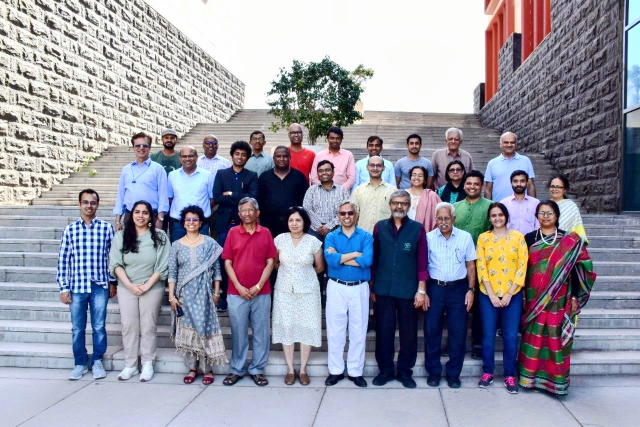
#> input picture Plaksha_Faculty.jpg, 1280 x 854 px, found by its file name (shown at 1/2 size)
$ jupyter execute 'raaghavLab 5-Spring 2026.ipynb'
#> lines starting #> are read from the running program, lines starting #| are printed output that depends on the picture; after the words box and inside, x2 and y2 are one past the last pixel; in counts of white or black regions, pixels touching at a corner belong together
#### Instructions
###### Follow the instructions given in comments prefixed with ## and write your code below that.
###### Also fill the partial code in given blanks.
###### Don't make any changes to the rest part of the codes

### Answer the questions given at the end of this notebook within your report.

### You would need to submit your GitHub repository link. Refer to the PDF document for the instructions and details.

[cell 1]
import numpy as np
import cv2
import matplotlib
from matplotlib import pyplot as plt
from sklearn.cluster import KMeans
from scipy.spatial import distance
from matplotlib.offsetbox import OffsetImage, AnnotationBbox

[cell 2]
## Reading the image plaksha_Faculty.jpg
img = cv2.imread('/Users/raaghavsaboo/Desktop/sem4/MLPR lab/Plaksha_Faculty.jpg')
#> img is the input picture: shape (854, 1280, 3); mean B, G, R 162.4, 149, 149.2

## Convert the image to grayscale
grayimage = cv2.cvtColor(img, cv2.COLOR_BGR2GRAY)
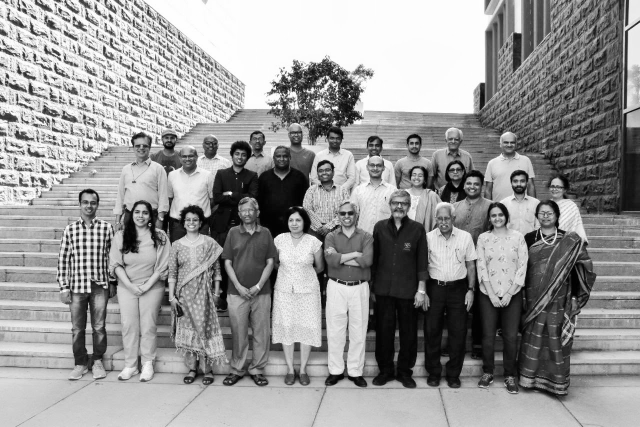
#> grayimage: shape (854, 1280) (shown at 1/2 size); min 0, max 255, mean 150.6

# Loading the required haar-cascade xml classifier file
face_cascade = cv2.CascadeClassifier(cv2.data.haarcascades + 'haarcascade_frontalface_default.xml')

# Applying the face detection method on the grayscale image.
## Change the parameters for better detection of faces in your case.
faces_rect = face_cascade.detectMultiScale(grayimage, 1.05, 4, minSize=(25,25), maxSize=(50,50))
#> faces_rect = 30 rows, first 6: [322, 263, 33, 33], [654, 265, 31, 31], [500, 266, 30, 30], [892, 267, 31, 31], [409, 277, 28, 28], [812, 274, 34, 34]

# Define the text and font parameters
text = "Face" ## The text you want to write
font = cv2.FONT_HERSHEY_SIMPLEX  ## Font type
font_scale = 0.5  ## Font scale factor
font_color = (0, 0, 255)  ## Text color in BGR format (here, it's red)
font_thickness = 1  ## Thickness of the text


# Iterating through rectangles of detected faces
for (x, y, w, h) in faces_rect:
    cv2.rectangle(img, (x, y), (x+w, y+h), (0, 0, 255), 2)
    # Use cv2.putText to add the text to the image, Use text, font, font_scale, font_color, font_thickness here
    cv2.putText( img,
        text,
        (x, y-5),
        font,
        font_scale,
        font_color,
        font_thickness,
        cv2.LINE_AA)
#> this loop made 30 passes
#> (x, y, w, h) on passes 1 to 12: (322, 263, 33, 33), (654, 265, 31, 31), (500, 266, 30, 30), (892, 267, 31, 31), (409, 277, 28, 28), (812, 274, 34, 34), (464, 296, 33, 33), (632, 328, 34, 34), (819, 337, 33, 33), (570, 426, 39, 39), (576, 253, 32, 32), (1003, 273, 32, 32)
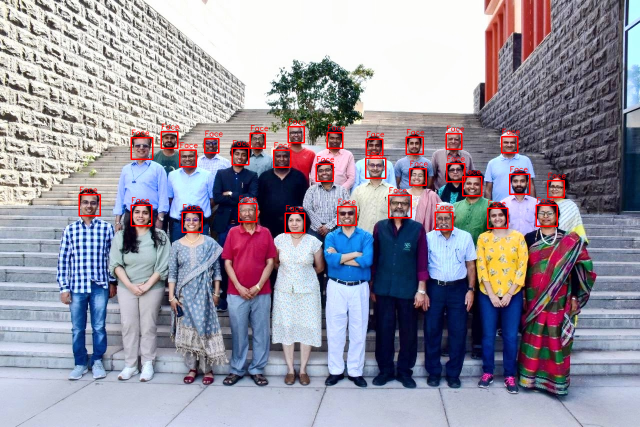
#> img: shape (854, 1280, 3) (shown at 1/2 size); 1.85% of pixels changed, all inside (x1, y1, x2, y2) = (157, 237, 1132, 467)

## Display the image and window title should be "Total number of face detected are #"
cv2.imshow(f"Total number of face detected are {len(faces_rect)}", img)
cv2.waitKey(0)
cv2.destroyAllWindows()

[cell 3]
from matplotlib.offsetbox import OffsetImage, AnnotationBbox
# Extract face region features (Hue and Saturation)
img_hsv = cv2.cvtColor(img, cv2.COLOR_BGR2HSV) ## call the img and convert it from BGR to HSV and store in img_hsv
#> img_hsv: shape (854, 1280, 3); mean H, S, V 86, 70.7, 173.5
hue_saturation = []
face_images = []  # To store detected face images

for (x, y, w, h) in faces_rect:
    face = img_hsv[y:y + h, x:x + w]
    hue = np.mean(face[:, :, 0])
    saturation = np.mean(face[:, :, 1])
    hue_saturation.append((hue, saturation))
    face_images.append(face)
#> this loop made 30 passes
#> (x, y, w, h, hue, saturation) on passes 1 to 12: (322, 263, 33, 33, 59.29, 121.7), (654, 265, 31, 31, 50.4, 133.1), (500, 266, 30, 30, 34.12, 118.3), (892, 267, 31, 31, 81.31, 108.2), (409, 277, 28, 28, 108, 121.1), (812, 274, 34, 34, 62.79, 116.9), (464, 296, 33, 33, 42.56, 134.3), (632, 328, 34, 34, 81.22, 114.8), (819, 337, 33, 33, 36.69, 114.4), (570, 426, 39, 39, 55.81, 115.3), (576, 253, 32, 32, 78.22, 99.11), (1003, 273, 32, 32, 51.71, 106.9)
#> after the loop, face_images = 30 items; hue_saturation = 30 pairs, first value 23.14 to 120.8, second value 80.77 to 138.5

hue_saturation = np.array(hue_saturation)

## Perform k-Means clustering on hue_saturation and store in kmeans
kmeans = KMeans(n_clusters=3, random_state=0).fit(hue_saturation)
#centroids = kmeans.cluster_centers_
#labels = kmeans.labels_

# Create a figure and axis
fig, ax = plt.subplots(figsize=(12, 6))

# Plot the clustered faces with custom markers
for i, (x,y,w,h ) in enumerate(faces_rect):
    im = OffsetImage(cv2.cvtColor(cv2.resize(face_images[i], (20, 20)), cv2.COLOR_HSV2RGB))
    ab = AnnotationBbox(im, (hue_saturation[i, 0], hue_saturation[i, 1]), frameon=False, pad=0)
    ax.add_artist(ab)
    plt.plot(hue_saturation[i, 0], hue_saturation[i, 1])


## Put x label
## Put y label
## Put title
## Put grid
## show the plot
plt.xlabel("Hue")
plt.ylabel("Saturation")
plt.title("K-Means Clustering of Faces using Hue and Saturation")
plt.grid(True)
plt.show()
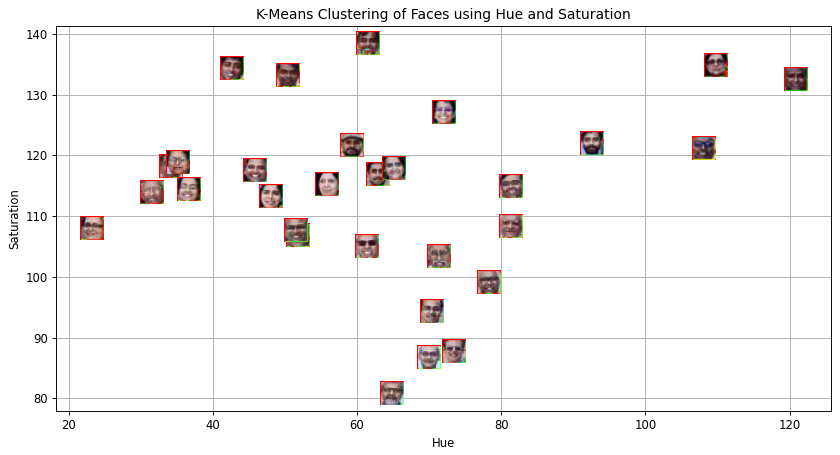
#> figure drawn by matplotlib, 1 panel

[cell 4]
# Create an empty list to store legend labels
legend_labels = []

# Create lists to store points for each cluster
cluster_0_points = []
cluster_1_points = []

# Your code for scatter plot goes here
fig, ax = plt.subplots(figsize=(12, 6))
for i, (x, y, w, h) in enumerate(faces_rect):
    if kmeans.labels_[i] == 0:
        cluster_0_points.append((hue_saturation[i, 0], hue_saturation[i, 1]))
    else:
        cluster_1_points.append((hue_saturation[i, 0], hue_saturation[i, 1]))
#> after the loop, cluster_0_points = [(59.29, 121.7), (50.4, 133.1), (34.12, 118.3), (42.56, 134.3), (36.69, 114.4), (55.81, 115.3), (51.71, 106.9), (61.52, 138.5), (45.8, 117.5), (23.14, 108), (31.55, 113.9), (48.03, 113.2), (51.53, 107.6), (35.11, 118.8)]; cluster_1_points = [(81.31, 108.2), (108, 121.1), (62.79, 116.9), (81.22, 114.8), (78.22, 99.11), (120.8, 132.5), (109.7, 134.9), (72, 127.1), (69.96, 86.68), (92.49, 122), (61.3, 105.1), (65.06, 117.9), (70.27, 94.28), (71.27, 103.4), (73.39, 87.63), (64.75, 80.77)]


cluster_0_points = np.array(cluster_0_points)
#> cluster_0_points = 14 rows, first 8: [59.29, 121.7], [50.4, 133.1], [34.12, 118.3], [42.56, 134.3], [36.69, 114.4], [55.81, 115.3], [51.71, 106.9], [61.52, 138.5]
# Plot points for cluster 0 in green
plt.scatter(cluster_0_points[:,0], cluster_0_points[:,1], label="Cluster 0")


cluster_1_points = np.array(cluster_1_points)
#> cluster_1_points = 16 rows, first 8: [81.31, 108.2], [108, 121.1], [62.79, 116.9], [81.22, 114.8], [78.22, 99.11], [120.8, 132.5], [109.7, 134.9], [72, 127.1]
# Plot points for cluster 1 in blue
plt.scatter(cluster_1_points[:,0], cluster_1_points[:,1], label="Cluster 1")

# Calculate and plot centroids
centroid_0 = np.mean(cluster_0_points, axis=0)
#> centroid_0 = [44.8, 118.7]
centroid_1 = np.mean(cluster_1_points, axis=0)
#> centroid_1 = [80.16, 109.5]

# Plot both the centroid for cluster 0 and cluster 1
plt.scatter(centroid_0[0], centroid_0[1], marker='x', s=200, label="Centroid 0")
plt.scatter(centroid_1[0], centroid_1[1], marker='x', s=200, label="Centroid 1")

## Put x label
## Put y label
## Put title
## Add a legend
## Add grid
## Show the plot

plt.xlabel("Hue")
plt.ylabel("Saturation")
plt.title("Scatter Plot of Face Clusters (Hue vs Saturation)")
plt.legend()
plt.grid(True)

plt.show()
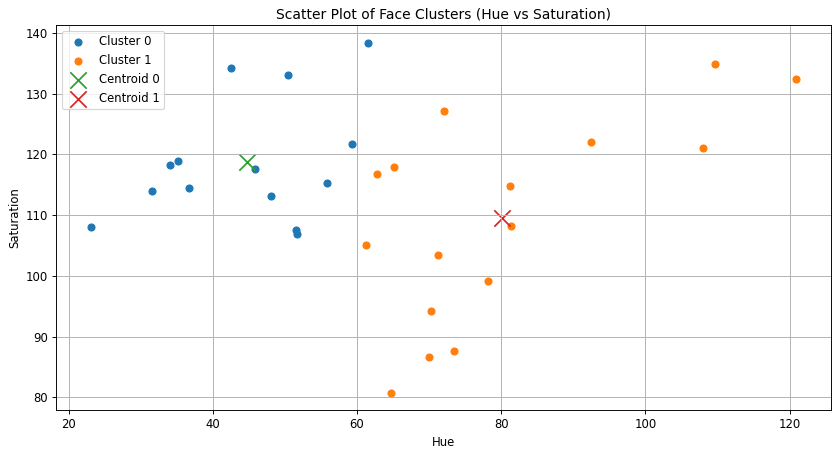
#> figure drawn by matplotlib, 1 panel

[cell 5]
## Read the class of the template image 'Dr_Shashi_Tharoor.jpg' using cv2 and store it in template_img
template_img = cv2.imread('/Users/raaghavsaboo/Desktop/sem4/MLPR lab/Dr_Shashi_Tharoor.jpg')
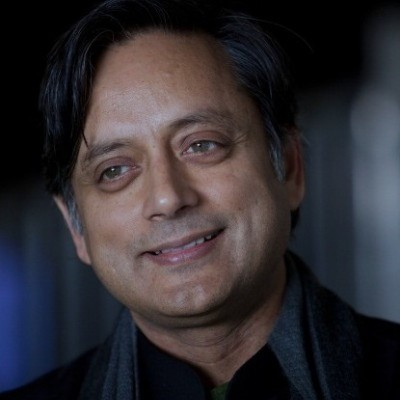
#> input picture Dr_Shashi_Tharoor.jpg, 400 x 400 px, found by its file name
#> template_img is the input picture: shape (400, 400, 3); mean B, G, R 49.8, 45.4, 49.1
# Detect face  in the template image after converting it to gray and store it in template_faces
template_gray = cv2.cvtColor(template_img, cv2.COLOR_BGR2GRAY)
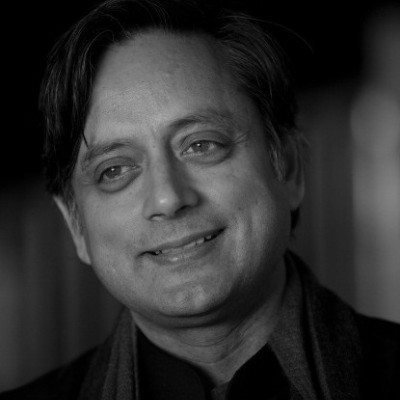
#> template_gray: shape (400, 400); min 0, max 188, mean 47
template_faces = face_cascade.detectMultiScale(template_gray, 1.05, 4)
#> template_faces = [[43, 60, 253, 253]]
# Draw rectangles around the detected faces
for (x, y, w, h) in template_faces:
    cv2.rectangle(template_img, (x, y), (x + w, y + h), (0, 255, 0), 3)
#> this loop made 1 pass
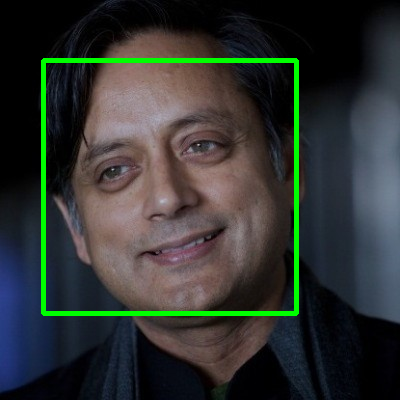
#> template_img: shape (400, 400, 3); 3.16% of pixels changed, all inside (x1, y1, x2, y2) = (41, 58, 299, 316)
cv2.imshow("Template Face Detection", template_img)
cv2.waitKey(0)
cv2.destroyAllWindows()

[cell 6]
# Convert the template image to HSV color space and store it in template_hsv
template_hsv = cv2.cvtColor(template_img, cv2.COLOR_BGR2HSV)
#> template_hsv: shape (400, 400, 3); mean H, S, V 66.7, 90.5, 64.6

# Extract hue and saturation features from the template image as we did it for detected faces.
template_hue = np.mean(template_hsv[:, :, 0])
#> template_hue = 66.72
template_saturation = np.mean(template_hsv[:, :, 1])
#> template_saturation = 90.52

# Predict the cluster label for the template image and store it in template_label
template_label = kmeans.predict([[template_hue, template_saturation]])[0]
#> template_label = 1

# Create a figure and axis for visualization
fig, ax = plt.subplots(figsize=(12, 6))

# Plot the clustered faces with custom markers (similar to previous code)
for i, (x, y, w, h) in enumerate(faces_rect):
    color = 'red' if kmeans.labels_[i] == 0 else 'blue'
    im = OffsetImage(cv2.cvtColor(cv2.resize(face_images[i], (20, 20)), cv2.COLOR_HSV2RGB))
    ab = AnnotationBbox(im, (hue_saturation[i, 0], hue_saturation[i, 1]), frameon=False, pad=0)
    ax.add_artist(ab)
    plt.plot(hue_saturation[i, 0], hue_saturation[i, 1], 'o', markersize=5, color=color)
#> this loop made 30 passes

# Plot the template image in the respective cluster
if template_label == 0:
    color = 'red'
else:
    color = 'blue'
im = OffsetImage(cv2.cvtColor(cv2.resize(template_img, (20, 20)), cv2.COLOR_BGR2RGB))
ab = AnnotationBbox(im, (template_hue, template_saturation), frameon=False, pad=0)
ax.add_artist(ab)

## Put x label
## Put y label
## Put title
## Add grid
## show plot

plt.xlabel("Hue")
plt.ylabel("Saturation")
plt.title("K-Means Clustering of Template Image using Hue and Saturation")
plt.grid(True)

plt.show()

[cell 7]
# Create an empty list to store legend labels
legend_labels = []

# Create lists to store points for each cluster
cluster_0_points = []
cluster_1_points = []

# Your code for scatter plot goes here
fig, ax = plt.subplots(figsize=(12, 6))
for i, (x, y, w, h) in enumerate(faces_rect):
    if kmeans.labels_[i] == 0:
        cluster_0_points.append((hue_saturation[i, 0], hue_saturation[i, 1]))
    else:
        cluster_1_points.append((hue_saturation[i, 0], hue_saturation[i, 1]))
#> after the loop, cluster_0_points = [(59.29, 121.7), (50.4, 133.1), (34.12, 118.3), (42.56, 134.3), (36.69, 114.4), (55.81, 115.3), (51.71, 106.9), (61.52, 138.5), (45.8, 117.5), (23.14, 108), (31.55, 113.9), (48.03, 113.2), (51.53, 107.6), (35.11, 118.8)]; cluster_1_points = [(81.31, 108.2), (108, 121.1), (62.79, 116.9), (81.22, 114.8), (78.22, 99.11), (120.8, 132.5), (109.7, 134.9), (72, 127.1), (69.96, 86.68), (92.49, 122), (61.3, 105.1), (65.06, 117.9), (70.27, 94.28), (71.27, 103.4), (73.39, 87.63), (64.75, 80.77)]

# Plot points for cluster 0 in green
cluster_0_points = np.array(cluster_0_points)
#> cluster_0_points = 14 rows, first 8: [59.29, 121.7], [50.4, 133.1], [34.12, 118.3], [42.56, 134.3], [36.69, 114.4], [55.81, 115.3], [51.71, 106.9], [61.52, 138.5]
plt.scatter(cluster_0_points[:,0], cluster_0_points[:,1], label="Cluster 0")

# Plot points for cluster 1 in blue
cluster_1_points = np.array(cluster_1_points)
#> cluster_1_points = 16 rows, first 8: [81.31, 108.2], [108, 121.1], [62.79, 116.9], [81.22, 114.8], [78.22, 99.11], [120.8, 132.5], [109.7, 134.9], [72, 127.1]
plt.scatter(cluster_1_points[:,0], cluster_1_points[:,1], label="Cluster 1")

# Calculate and plot centroids for both the clusters
centroid_0 = np.mean(cluster_0_points, axis=0)
centroid_1 = np.mean(cluster_1_points, axis=0)
plt.scatter(centroid_0[0], centroid_0[1], marker='x', s=200, label="Centroid 0")  ## plot for centroid 0
plt.scatter(centroid_1[0], centroid_1[1], marker='x', s=200, label="Centroid 1")  ## plot for centroid 1
plt.plot(template_hue, template_saturation, marker='o', c= 'violet',markersize= 10, label=' Class ?' )

## Put x label
## Put y label
## Put title
## Add a legend
## Add grid
## show the plot

plt.xlabel("Hue")
plt.ylabel("Saturation")
plt.title("Scatter Plot of Template Image Clusters (Hue vs Saturation)")
plt.legend()
plt.grid(True)

plt.show()
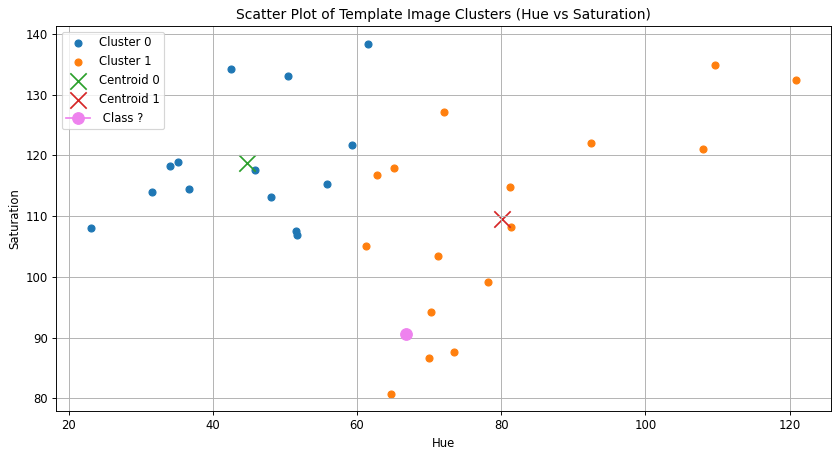
#> figure drawn by matplotlib, 1 panel
                                            ## End of the lab 5 ##
